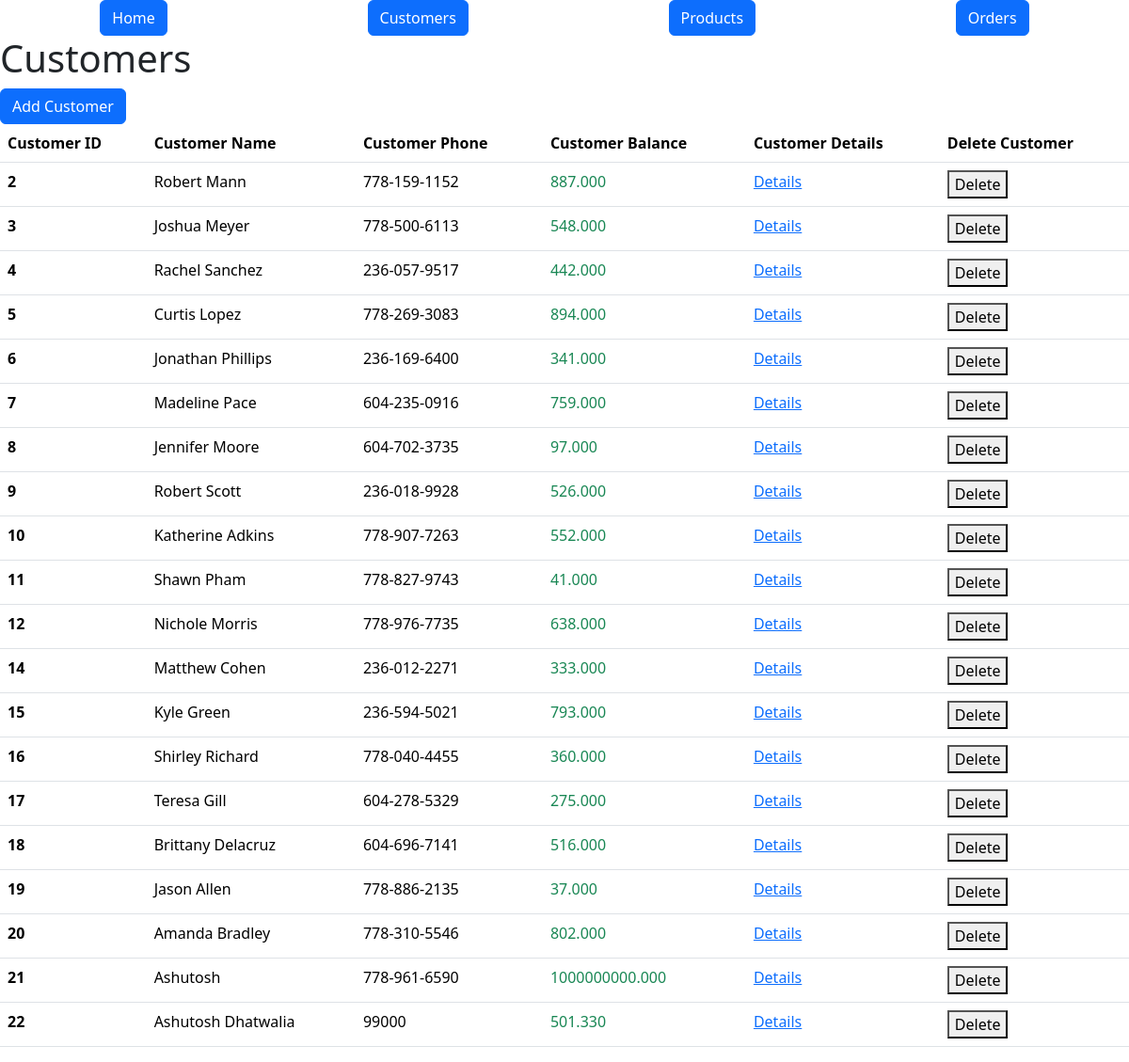
Page /customers on the committed database.
### models.py (models this page shows, shortened)
class Customer(db.Model):
    id = mapped_column(Integer, primary_key=True)
    name = mapped_column(String(200), nullable=False, unique=True)
    phone = mapped_column(String(20), nullable=False)
    balance = mapped_column(DECIMAL(10, 3), nullable=False, default=0)
    orders = relationship("Order", cascade="all, delete-orphan")

### routes/html_bp.py (the view)
@htmls_bp.route("/customers")
def customers_info():
    statement = db.select(Customer)
    records = db.session.execute(statement)
    results = records.scalars()
    return render_template("customers.html", customers=results)

### templates/customers.html (shortened to what this page needs)
{% extends "base.html" %} {% block content %}
<h1>Customers</h1>
<button
  type="button"
  class="btn btn-primary"
  data-bs-toggle="modal"
  data-bs-target="#exampleModalCenter"
>
  Add Customer
</button>
<table class="table table-hover">
  <thead>
    <tr>
      <th scope="col">Customer ID</th>
      <th scope="col">Customer Name</th>
      <th scope="col">Customer Phone</th>
      <th scope="col">Customer Balance</th>
      <th scope="col">Customer Details</th>
      <th scope="col">Delete Customer</th>
    </tr>
  </thead>
  <tbody>
    {% for customer in customers %}
    <tr>
      <th scope="row">{{ customer.id }}</th>
      <td>{{ customer.name }}</td>
      <td>{{ customer.phone }}</td>
      {% if customer.balance < 0 %}
      <td class="text-danger">{{ customer.balance }}</td>
      {% else %}
      <td class="text-success">{{ customer.balance }}</td>
      {% endif %}
      <td>
        <a href='{{url_for("html.customer_info", id=customer.id)}}'>Details</a>
      </td>
      <td>
        <form
          method="POST"
          action='{{url_for("api_customers.delete_customer_post", id=customer.id)}}'
        >
          <button type="submit">Delete</button>
        </form>
      </td>
    </tr>
    {% endfor %}
  </tbody>
</table>
{% endblock %}

### rows in the picture
Customer: id "2", name "Robert Mann", phone "778-159-1152", balance "887.000"
Customer: id "3", name "Joshua Meyer", phone "778-500-6113", balance "548.000"
Customer: id "4", name "Rachel Sanchez", phone "236-057-9517", balance "442.000"
Customer: id "5", name "Curtis Lopez", phone "778-269-3083", balance "894.000"
Customer: id "6", name "Jonathan Phillips", phone "236-169-6400", balance "341.000"
Customer: id "7", name "Madeline Pace", phone "604-235-0916", balance "759.000"
Customer: id "8", name "Jennifer Moore", phone "604-702-3735", balance "97.000"
Customer: id "9", name "Robert Scott", phone "236-018-9928", balance "526.000"
Customer: id "10", name "Katherine Adkins", phone "778-907-7263", balance "552.000"
Customer: id "11", name "Shawn Pham", phone "778-827-9743", balance "41.000"
Customer: id "12", name "Nichole Morris", phone "778-976-7735", balance "638.000"
Customer: id "14", name "Matthew Cohen", phone "236-012-2271", balance "333.000"
Customer: id "15", name "Kyle Green", phone "236-594-5021", balance "793.000"
Customer: id "16", name "Shirley Richard", phone "778-040-4455", balance "360.000"
Customer: id "17", name "Teresa Gill", phone "604-278-5329", balance "275.000"
Customer: id "18", name "Brittany Delacruz", phone "604-696-7141", balance "516.000"
Customer: id "19", name "Jason Allen", phone "778-886-2135", balance "37.000"
Customer: id "20", name "Amanda Bradley", phone "778-310-5546", balance "802.000"
Customer: id "21", name "Ashutosh", phone "778-961-6590", balance "1000000000.000"
Customer: id "22", name "Ashutosh Dhatwalia", phone "99000", balance "501.330"
